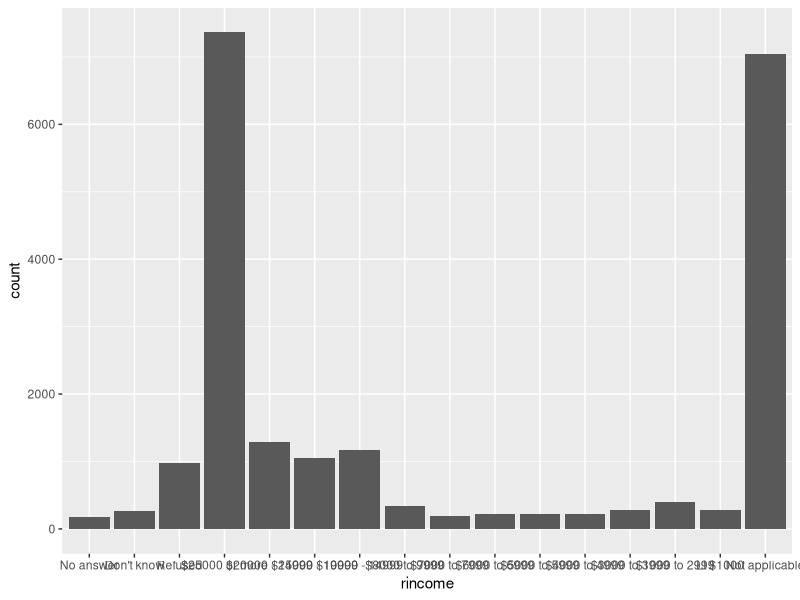
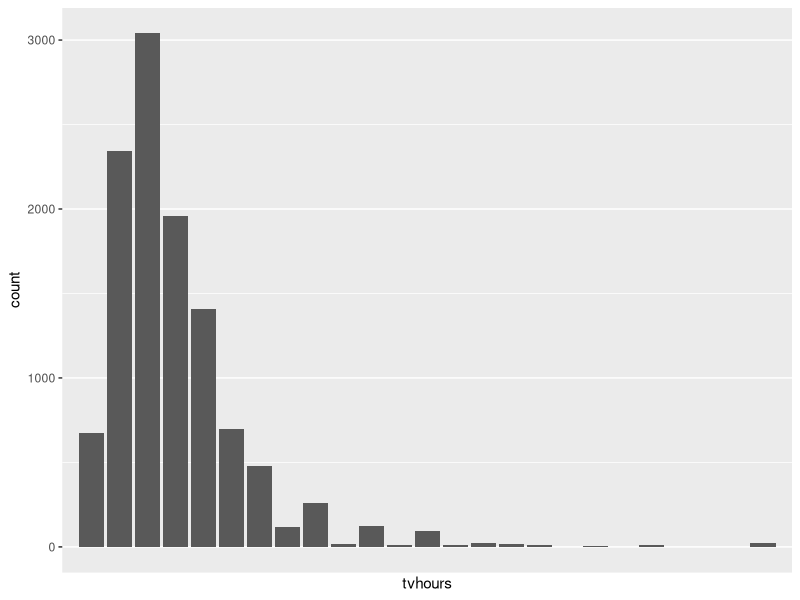

Here is the R script that generated these plots, in order:
## ---- chunk 1
library(tidyverse)
library(forcats)
## ---- chunk 2
ggplot(gss_cat, aes(rincome)) +
  geom_bar() +
  scale_x_discrete(drop = FALSE)
## ---- chunk 3
gss_cat %>%
  count(relig)
## ---- chunk 4
gss_cat %>%
  count(partyid)
## ---- chunk 5
View(gss_cat)

gss_cat %>%
  filter(relig=="Protestant")%>%
  count(denom)%>%
  arrange(desc(n))
## ---- chunk 6
gss_cat%>%
  arrange(desc(tvhours))

ggplot(gss_cat, aes(tvhours)) +
  geom_bar() +
  scale_x_discrete(drop = FALSE)
